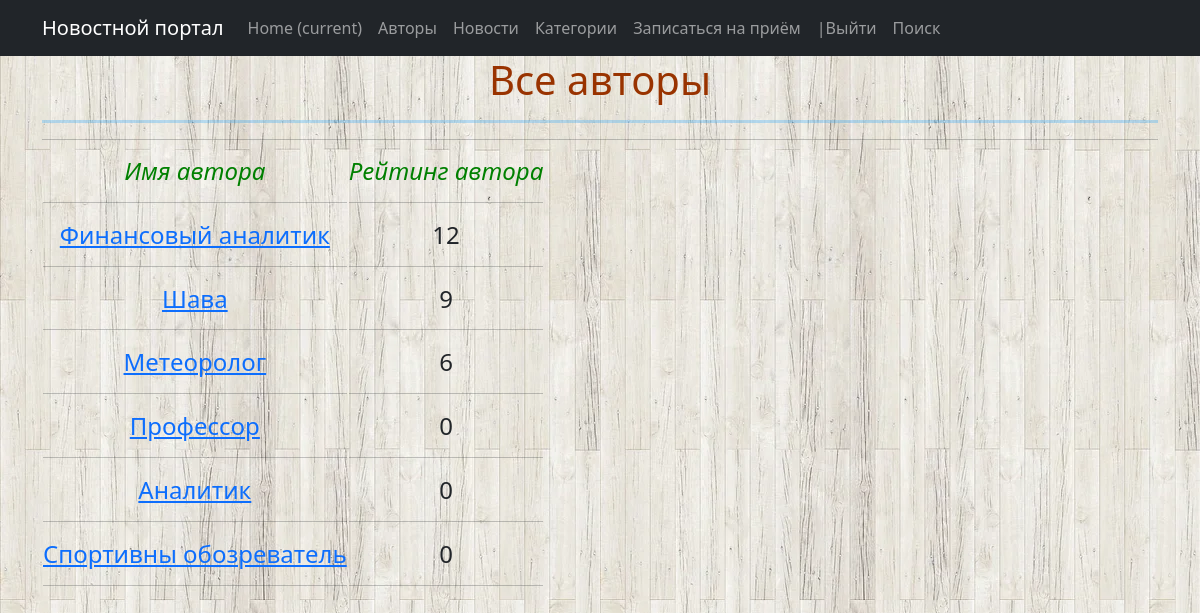
The page /authors/authors/ on the database its author committed.
### news/models.py (models this page shows, shortened)
class Author(models.Model):
    authorUser = models.OneToOneField(User, on_delete=models.CASCADE)
    ratingAuthor = models.SmallIntegerField(default=0)

### news/views.py (the view)
# urls.py: path('authors/', AuthorList.as_view(), name='authors'),
class AuthorList(ListView):
    model = Author
    template_name = 'authors.html'
    queryset = Author.objects.all()
    context_object_name = 'Authors'
    ordering = ['-ratingAuthor']
    def get_context_data(self, *args, **kwargs):
        context = super().get_context_data(**kwargs)
        context['authors'] = Author.objects.all()
        return context

### news/templates/authors.html (shortened to what this page needs)
{% extends 'flatpages/default.html' %}
{% block content %}
    <h1><span style="color: #993300;">Все авторы</span></h1>
<hr size="5" style="color: #0099ff;" />
    <hr>
    {% if Authors %}
        <table>
            <tr>
                <td>
                    <h4><em><span style="color: #008000;">Имя автора</span></em></h4>
                    <hr />
                </td>
                <td>
                    <h4><em><span style="color: #008000;">Рейтинг автора</span></em></h4>
                    <hr />
                </td>
            </tr>
        {% for authors in Authors %}
            <tr>
                <td>
                    <h4><a href="{% url 'news_detail' authors.id %}">{{ authors.authorUser }}</h4></a>
                <hr />
                </td>
                <td>
                    <h4>{{ authors.ratingAuthor }}</h4>
                    <hr />
                </td>
            </tr>
        {% endfor %}
        </table>
    {% else %}
        <h2>Авторов нет!</h2>
    {% endif %}
{% endblock content %}

### news/templates/flatpages/default.html (shortened to what this page needs)
<!DOCTYPE html>
<html lang="en">
<head>
    {% load static %}
    <link href="{% static 'css/styles.css' %}" rel="stylesheet"/>
</head>
<body background="{% static 'images/3.jpg' %}">
<nav class="navbar navbar-expand-lg navbar-dark bg-dark static-top">
    <div class="container">
        <a class="navbar-brand" href="#">Новостной портал</a>
        <div class="collapse navbar-collapse" id="navbarResponsive">
            <ul class="navbar-nav ml-auto">
                <li class="nav-item active">
                    <a class="nav-link" href="/home/">Home
                        <span class="sr-only">(current)</span>
                    </a>
                </li>
                <li class="nav-item">
                    <a class="nav-link" href="{% url 'authors' %}">Авторы</a>
                </li>
                <li class="nav-item">
                    <a class="nav-link" href="http://127.0.0.1:8000/news/">Новости</a>
                </li>
                <li class="nav-item">
                    <a class="nav-link" href="{% url 'category' %}">Категории</a>
                </li>
                <li class="nav-item">
                    <a class="nav-link" href="http://127.0.0.1:8000/appointment/">Записаться на приём</a>
                </li>
                <li class="nav-item">
                    <a class="nav-link" href="http://127.0.0.1:8000">{{request.user.username}}|Выйти</a>
                </li>
                <li class="nav-item">
                    <a class="nav-link" href="{% url 'news_search' %}">Поиск</a>
                </li>
            </ul>
        </div>
    </div>
</nav>
<div class="container">
    <div class="row">
        <div class="col-lg-12 text-center">
            {% block content %}
            {% endblock content %}
        </div>
    </div>
</body>
</html>

### rows shown on the page
Author: authorUser "Финансовый аналитик", ratingAuthor "12"
Author: authorUser "Шава", ratingAuthor "9"
Author: authorUser "Метеоролог", ratingAuthor "6"
Author: authorUser "Профессор", ratingAuthor "0"
Author: authorUser "Аналитик", ratingAuthor "0"
Author: authorUser "Спортивны обозреватель", ratingAuthor "0"
